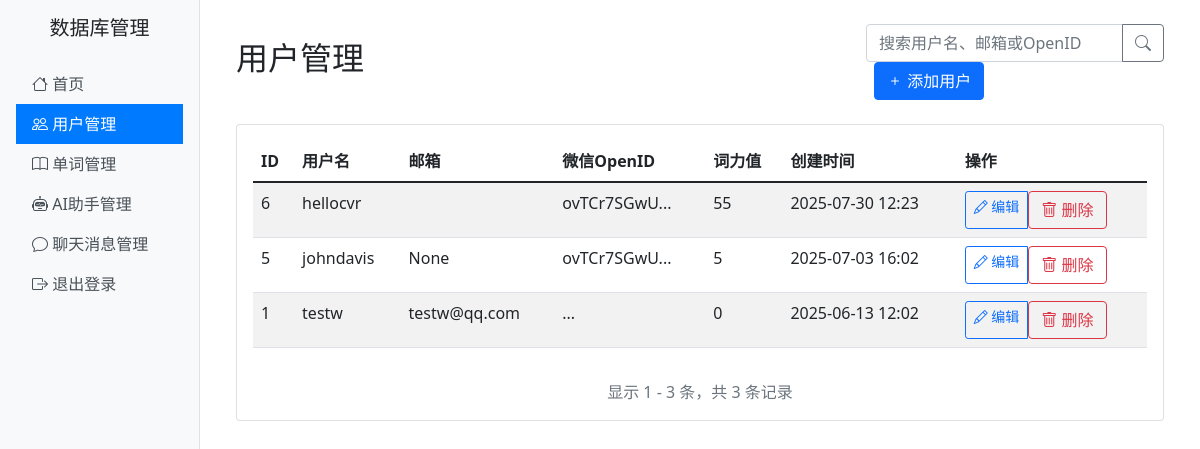
Page /admin/users (signed in) on the earlier database version.
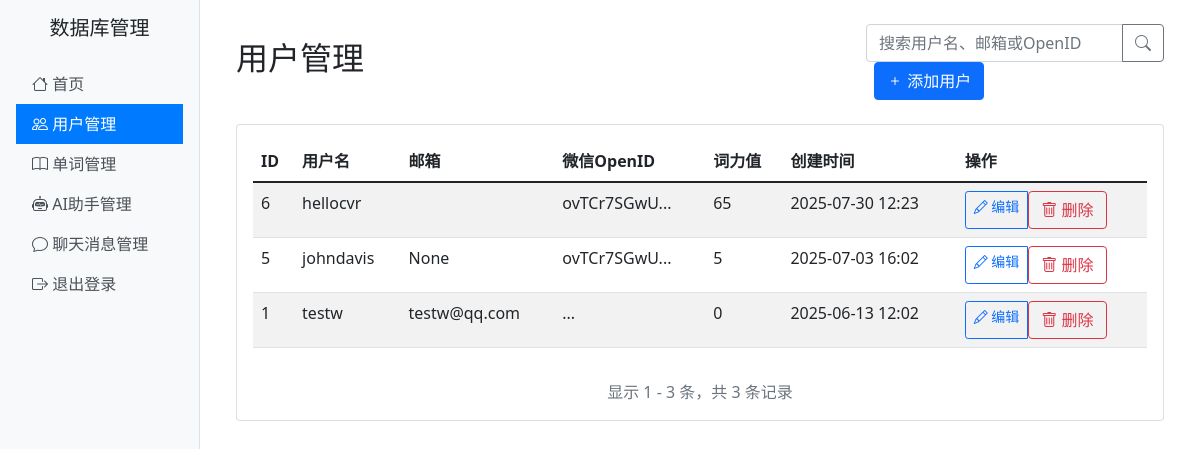
Same page on the later database version.
### sql_alchemy.py (models this page shows)
class User(db.Model):
    __tablename__ = 'user'
    user_id = db.Column(db.Integer, primary_key=True)
    username = db.Column(db.String(50), unique=True, nullable=False)
    email = db.Column(db.String(100), unique=True, nullable=False)
    avatar_url = db.Column(db.String(255))
    created_at = db.Column(db.DateTime, default=datetime.now())
    updated_at = db.Column(db.DateTime, default=datetime.now(), onupdate=datetime.now())
    wechat_openid = db.Column(db.String(100), unique=True, nullable=False)
    wechat_session_key = db.Column(db.String(100), nullable=False)
    preferred_classification = db.Column(db.String(100), nullable=False) # 当前学习的词书(cet4,cet6,雅思,托福等)
    preferred_plan_daily = db.Column(db.Integer, default=20)
    wallet_key = db.Column(db.String(100), nullable=False, unique=True) # 钱包唯一标识
    word_power_amount = db.Column(db.Integer, nullable=False, default=0) # 词力值
    is_deleted = db.Column(db.Integer, nullable=False, default=0)
    word_friend_name = db.Column(db.String(100), nullable=False, unique=True) # 用户当前选择的词友
    stories = db.relationship('StoryCollection', backref='user')
    word_friend = db.relationship('WordFriend', backref='user')

### views/admin/__init__.py (the view)
@admin_bp.route('/users')
@login_required
def list_users():
    page = request.args.get('page', 1, type=int)
    per_page = request.args.get('per_page', 20, type=int)
    search = request.args.get('search', '')
    query = User.query
    if search:
        query = query.filter(
            (User.username.ilike(f'%{search}%')) |
            (User.email.ilike(f'%{search}%')) |
            (User.wechat_openid.ilike(f'%{search}%'))
        )
    users = query.order_by(User.created_at.desc()).paginate(
        page=page, per_page=per_page, error_out=False
    )
    return render_template('admin/users/list.html', users=users, search=search)

### views/admin/__init__.py (called while the page is built)
def login_required(f):
    from functools import wraps
    @wraps(f)
    def decorated_function(*args, **kwargs):
        if 'admin_logged_in' not in session:
            return redirect(url_for('admin.login'))
        return f(*args, **kwargs)
    return decorated_function

### views/admin/templates/admin/users/list.html (shortened to what this page needs)
{% extends "admin/base.html" %}
{% block content %}
<div class="d-flex justify-content-between align-items-center mb-4">
    <h2>用户管理</h2>
    <div>
        <form method="GET" class="d-inline me-2">
            <div class="input-group">
                <input type="text" class="form-control" placeholder="搜索用户名、邮箱或OpenID" name="search" value="{{ search }}">
                <button class="btn btn-outline-secondary" type="submit">
                    <i class="bi bi-search"></i>
                </button>
            </div>
        </form>
        <a href="{{ url_for('admin.create_user') }}" class="btn btn-primary">
            <i class="bi bi-plus"></i> 添加用户
        </a>
    </div>
</div>
<div class="card">
    <div class="card-body">
        <div class="table-responsive">
            <table class="table table-striped">
                <thead>
                    <tr>
                        <th>ID</th>
                        <th>用户名</th>
                        <th>邮箱</th>
                        <th>微信OpenID</th>
                        <th>词力值</th>
                        <th>创建时间</th>
                        <th>操作</th>
                    </tr>
                </thead>
                <tbody>
                    {% for user in users %}
                    <tr>
                        <td>{{ user.user_id }}</td>
                        <td>{{ user.username }}</td>
                        <td>{{ user.email }}</td>
                        <td>{{ user.wechat_openid[:10] if user.wechat_openid else '' }}...</td>
                        <td>{{ user.word_power_amount }}</td>
                        <td>{{ user.created_at.strftime('%Y-%m-%d %H:%M') }}</td>
                        <td>
                            <div class="btn-group btn-group-sm">
                                <a href="{{ url_for('admin.edit_user', user_id=user.user_id) }}" class="btn btn-outline-primary">
                                    <i class="bi bi-pencil"></i> 编辑
                                </a>
                                <form method="POST" action="{{ url_for('admin.delete_user', user_id=user.user_id) }}" onsubmit="return confirm('确定要删除这个用户吗？');">
                                    <button type="submit" class="btn btn-outline-danger">
                                        <i class="bi bi-trash"></i> 删除
                                    </button>
                                </form>
                            </div>
                        </td>
                    </tr>
                    {% endfor %}
                </tbody>
            </table>
        </div>
        <div class="mt-3 text-center text-muted">
            显示 {{ users.first }} - {{ users.last }} 条，共 {{ users.total }} 条记录
        </div>
    </div>
</div>
{% endblock %}

### views/admin/templates/admin/base.html (shortened to what this page needs)
<!DOCTYPE html>
<html lang="zh-CN">
<head>
    <link href="https://cdn.jsdelivr.net/npm/bootstrap@5.1.3/dist/css/bootstrap.min.css" rel="stylesheet">
    <link href="https://cdn.jsdelivr.net/npm/bootstrap-icons@1.7.2/font/bootstrap-icons.css" rel="stylesheet">
</head>
<body>
    <div class="container-fluid">
        <div class="row">
            <div class="col-md-2 sidebar p-0">
                <div class="p-3">
                    <h5 class="text-center mb-4">数据库管理</h5>
                    <nav class="nav flex-column">
                        <a class="nav-link {% if request.endpoint == 'admin.index' %}active{% endif %}" href="{{ url_for('admin.index') }}">
                            <i class="bi bi-house"></i> 首页
                        </a>
                        <a class="nav-link {% if request.endpoint == 'admin.list_users' %}active{% endif %}" href="{{ url_for('admin.list_users') }}">
                            <i class="bi bi-people"></i> 用户管理
                        </a>
                        <a class="nav-link {% if request.endpoint == 'admin.list_words' %}active{% endif %}" href="{{ url_for('admin.list_words') }}">
                            <i class="bi bi-book"></i> 单词管理
                        </a>
                        <a class="nav-link {% if request.endpoint == 'admin.list_ai_agents' %}active{% endif %}" href="{{ url_for('admin.list_ai_agents') }}">
                            <i class="bi bi-robot"></i> AI助手管理
                        </a>
                        <a class="nav-link {% if request.endpoint == 'admin.list_chat_messages' %}active{% endif %}" href="{{ url_for('admin.list_chat_messages') }}">
                            <i class="bi bi-chat"></i> 聊天消息管理
                        </a>
                        <a class="nav-link" href="{{ url_for('admin.logout') }}">
                            <i class="bi bi-box-arrow-right"></i> 退出登录
                        </a>
                    </nav>
                </div>
            </div>
            <div class="col-md-10">
                <div class="p-4">
                    {% block content %}
                    {% endblock %}
                </div>
            </div>
        </div>
    </div>
</body>
</html>

### views/admin/templates/admin/base.html (style rules this page uses)
.sidebar { min-height: 100vh; background-color: #f8f9fa; border-right: 1px solid #dee2e6; }
.sidebar .nav-link { color: #495057; padding: 0.5rem 1rem; }
.sidebar .nav-link.active { background-color: #007bff; color: white; }

Differences in the rows shown:
changed User "hellocvr": word_power_amount "55" → "65"
